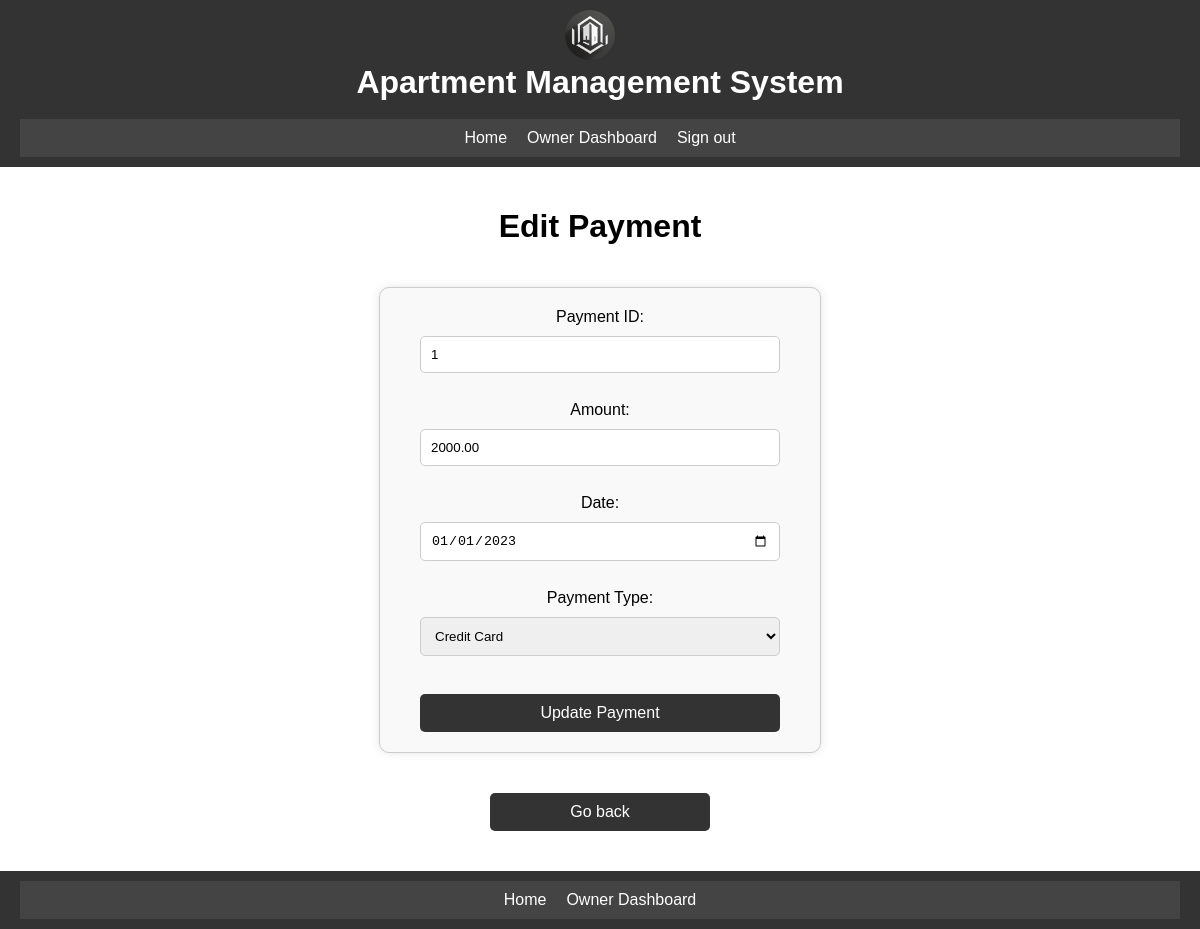
Screenshot of /payments/edit_payment.php?id=1 (signed in) with the database file from the repository.
### tables this page shows
CREATE TABLE `Payments` (
  `payment_id` int PRIMARY KEY AUTO_INCREMENT,
  `agreement_id` int,
  `payment_date` date NOT NULL,
  `amount` decimal(10,2) NOT NULL,
  `payment_type_id` int
);

CREATE TABLE `PaymentTypes` (
  `payment_type_id` int PRIMARY KEY AUTO_INCREMENT,
  `payment_type_name` varchar(50) NOT NULL
);

### includes/functions.php (called while the page is built, shortened)
<?php
function check_user_role($conn, $user_id, $role) {
    $table = '';
    if ($role === 'administrator') {
        $table = 'Administrators';
    } elseif ($role === 'owner') {
        $table = 'Owners';
    } elseif ($role === 'tenant') {
        $table = 'Tenants';
    }
    if ($table) {
        $sql = "SELECT * FROM $table WHERE user_id='$user_id'";
        $result = $conn->query($sql);
        if ($result->num_rows > 0) {
            return true;
        }
    }
    return false;
}
if (isset($_SESSION['user_id'])) {
    $user_id = $_SESSION['user_id'];
    $is_tenant = check_user_role($conn, $user_id, 'tenant');
} else {
    $user_id = null;
    $is_admin = false;
    $is_tenant = false;
    $is_owner = false;
}
?>

### payments/edit_payment.php (the view, shortened to what this page needs)
<?php
include($_SERVER['DOCUMENT_ROOT'] . '/ApartmentManagement/auth.php');
include($_SERVER['DOCUMENT_ROOT'] . '/ApartmentManagement/includes/db.php');
include($_SERVER['DOCUMENT_ROOT'] . '/ApartmentManagement/includes/functions.php');
$payment_id = isset($_GET['id']) ? $_GET['id'] : (isset($_POST['payment_id']) ? $_POST['payment_id'] : null);
if ($_SERVER['REQUEST_METHOD'] == 'POST' && $payment_id) {
    $amount = sanitize_input($_POST['amount']);
    $payment_date = sanitize_input($_POST['payment_date']);
    $payment_type_id = sanitize_input($_POST['payment_type_id']);
    $update_query = "UPDATE Payments SET amount = ?, payment_date = ?, payment_type_id = ? WHERE payment_id = ?";
    $stmt = $conn->prepare($update_query);
    $stmt->bind_param("dsii", $amount, $payment_date, $payment_type_id, $payment_id);
    if ($stmt->execute()) {
        $message = "Successfully updated payment.";
        $query = "
            SELECT p.*, ra.property_id, pr.owner_id
            FROM Payments p
            JOIN RentalAgreements ra ON p.agreement_id = ra.agreement_id
            JOIN Properties pr ON ra.property_id = pr.property_id
            WHERE p.payment_id = ?
        ";
        $stmt = $conn->prepare($query);
        $stmt->bind_param("i", $payment_id);
        $stmt->execute();
        $result = $stmt->get_result();
        $payment = $result->fetch_assoc();
    } else {
        $message = "Error: " . $conn->error;
    }
} else if ($payment_id) {
    $query = "
        SELECT p.*, ra.property_id, pr.owner_id
        FROM Payments p
        JOIN RentalAgreements ra ON p.agreement_id = ra.agreement_id
        JOIN Properties pr ON ra.property_id = pr.property_id
        WHERE p.payment_id = ?
    ";
    $stmt = $conn->prepare($query);
    $stmt->bind_param("i", $payment_id);
    $stmt->execute();
    $result = $stmt->get_result();
    $payment = $result->fetch_assoc();
}
$user_id = $_SESSION['user_id'];
$is_admin = check_user_role($conn, $user_id, 'administrator');
$is_owner = check_user_role($conn, $user_id, 'owner');
$payment_types_query = "SELECT * FROM PaymentTypes";
$payment_types_result = $conn->query($payment_types_query);
?>
<!DOCTYPE html>
<html>
<head>
    <link rel="stylesheet" type="text/css" href="/apartmentmanagement/css/styles.css">
</head>
<body>
<?php include($_SERVER['DOCUMENT_ROOT'] . '/ApartmentManagement/includes/header.php'); ?>
<main>
    <h1>Edit Payment</h1>
    <form method="post">
        <label for="payment_id">Payment ID:</label>
        <input type="text" id="payment_id" name="payment_id" value="<?= htmlspecialchars($payment_id) ?>" required readonly>
        <br>
        <?php if ($payment_id && $payment): ?>
            <label for="amount">Amount:</label>
            <input type="text" id="amount" name="amount" value="<?= htmlspecialchars($payment['amount']) ?>" required>
            <br>
            <label for="payment_date">Date:</label>
            <input type="date" id="payment_date" name="payment_date" value="<?= htmlspecialchars($payment['payment_date']) ?>" required>
            <br>
            <label for="payment_type_id">Payment Type:</label>
            <select id="payment_type_id" name="payment_type_id" required>
                <?php while ($row = $payment_types_result->fetch_assoc()): ?>
                    <option value="<?= $row['payment_type_id'] ?>" <?= $row['payment_type_id'] == $payment['payment_type_id'] ? 'selected' : '' ?>>
                        <?= htmlspecialchars($row['payment_type_name']) ?>
                    </option>
                <?php endwhile; ?>
            </select>
        <?php endif; ?>
        <br>
        <input type="submit" value="Update Payment">
    </form>
    <?php
        $back_link = '/apartmentmanagement/index.php';
        if ($is_admin) {
            $back_link = '/apartmentmanagement/payments/view_payment.php';
        } elseif ($is_tenant) {
            $back_link = '/apartmentmanagement/payments/view_payment.php';
        } elseif ($is_owner) {
            $back_link = '/apartmentmanagement/payments/view_payment.php';
        }
    ?>
    <a class="back-button" href="<?= htmlspecialchars($back_link); ?>">Go back</a>
</main>
<?php include($_SERVER['DOCUMENT_ROOT'] . '/ApartmentManagement/includes/footer.php'); ?>
</body>
</html>

### css/styles.css (style rules this page uses)
html, body { height: 100%; margin: 0; }
body { font-family: Arial, sans-serif; display: flex; flex-direction: column; }
main { padding: 20px; flex: 1; display: flex; flex-direction: column; align-items: center; }
.back-button { display: block; width: 200px; margin: 20px auto; padding: 10px; background-color: #333; color: #fff; text-align: center; text-decoration: none; border-radius: 5px; transition: background-color 0.3s; }
form { background: #f9f9f9; padding: 20px; margin: 20px auto; border: 1px solid #ccc; border-radius: 10px; max-width: 400px; width: 100%; box-shadow: 0 0 10px rgba(0, 0, 0, 0.1); display: flex; flex-direction: column; align-items: center; }
form input[type="text"], form input[type="password"], form input[type="date"], form input[type="email"], form input[type="file"], form select { width: 90%; padding: 10px; margin: 10px 0; border: 1px solid #ccc; border-radius: 5px; }
form input[type="submit"], form button { background: #333; color: #fff; padding: 10px 20px; border: none; border-radius: 5px; cursor: pointer; font-size: 16px; margin-top: 10px; width: 90%; text-align: center; }
form input[type="text"], form input[type="date"], form select, form textarea { box-sizing: border-box; }

### rows the page displays
payments: amount "2000.00", payment_date "01/01/2023", payment_type_id "Credit Card"
